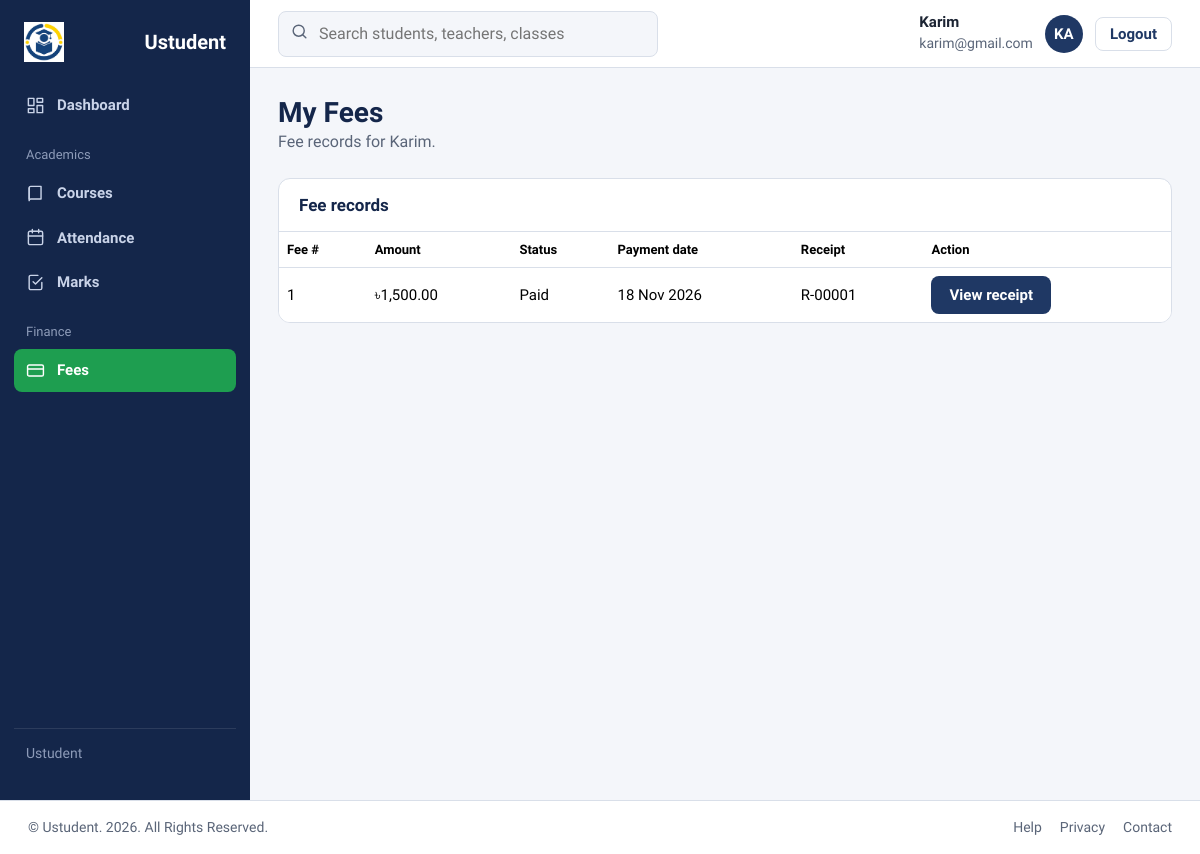
The page /student/student_fees.php (signed in) on the database as committed earlier.
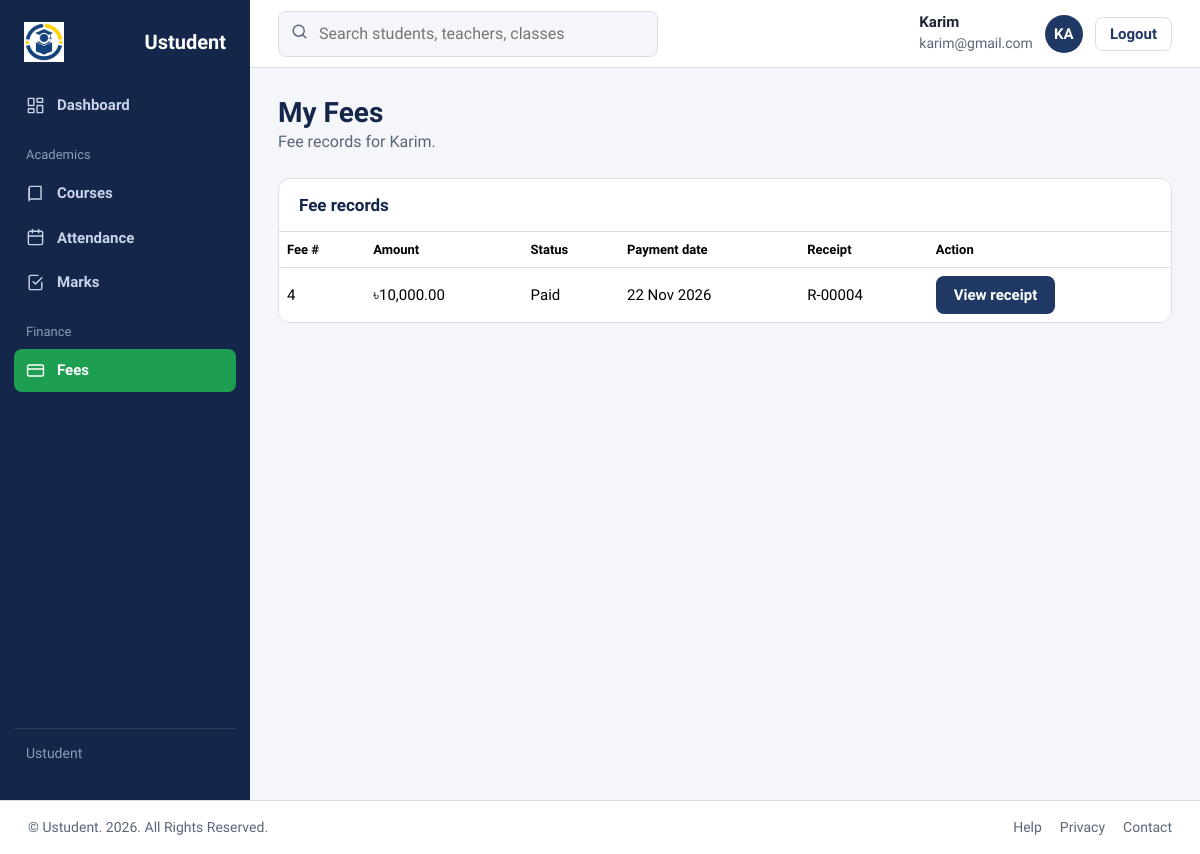
The same page on the database as committed later.
### tables this page shows
CREATE TABLE `fees` (
  `id` int UNSIGNED NOT NULL,
  `student_id` int UNSIGNED NOT NULL,
  `amount` decimal(10,2) NOT NULL,
  `payment_date` date DEFAULT NULL,
  `status` enum('Paid','Unpaid','Partial') NOT NULL DEFAULT 'Unpaid',
  `receipt_no` varchar(50) DEFAULT NULL,
  `created_at` timestamp NULL DEFAULT CURRENT_TIMESTAMP
);

### student/student_fees.php (the view, shortened to what this page needs)
<?php
require_once '../database/dbconfig.php';
function student_fees_h($value)
{
    return htmlspecialchars((string)$value, ENT_QUOTES, 'UTF-8');
}
function student_fees_rows($conn, $sql, $types = '', $params = [])
{
    $statement = $conn->prepare($sql);
    if ($types !== '' && !$statement->bind_param($types, ...$params)) {
        error_log('Student fees: could not bind database query parameters.');
        throw new RuntimeException('Fee information is temporarily unavailable.');
    }
    if (!$statement->execute()) {
        error_log('Student fees: database query failed.');
        throw new RuntimeException('Fee information is temporarily unavailable.');
    }
    $result = $statement->get_result();
    return $result->fetch_all(MYSQLI_ASSOC);
}
$student = null;
$fees = [];
$pageError = '';
if (!$conn) {
    $pageError = 'Fee information is temporarily unavailable.';
} else {
    try {
        $studentRows = student_fees_rows(
            $conn,
            'SELECT id, name FROM students WHERE user_id = ? LIMIT 1',
            'i',
            [(int)$_SESSION['id']]
        );
        $student = $studentRows ? $studentRows[0] : null;
    } catch (RuntimeException $error) {
        $pageError = $error->getMessage();
    }
}
$receiptValue = $_GET['receipt'] ?? '';
$receiptId = is_scalar($receiptValue) && ctype_digit((string)$receiptValue) ? (int)$receiptValue : 0;
$receiptRecord = null;
if ($student && $pageError === '' && $receiptId === 0) {
    try {
        $fees = student_fees_rows(
            $conn,
            'SELECT id, amount, payment_date, status, receipt_no FROM fees WHERE student_id = ? ORDER BY id DESC',
            'i',
            [(int)$student['id']]
        );
    } catch (RuntimeException $error) {
        $pageError = $error->getMessage();
    }
}
?>
<!DOCTYPE html>
<html lang="en">
<head>
<link href="https://cdn.jsdelivr.net/npm/bootstrap@5.3.3/dist/css/bootstrap.min.css" rel="stylesheet">
<link rel="stylesheet" href="../assets/css/admin_dashboard.css">
<link rel="stylesheet" href="../assets/css/academic_common.css">
</head>
<body class="<?php echo $receiptRecord ? 'printing-receipt' : ''; ?>">
<div class="app">
  <?php include '../includes/sidebar_student.php'; ?>
  <div class="main">
    <?php include '../includes/topbar.php'; ?>
    <main class="content">
      <div class="head">
        <div>
          <h1>My Fees</h1>
          <p><?php echo $student ? 'Fee records for ' . student_fees_h($student['name']) . '.' : 'View your fee records and payment status.'; ?></p>
        </div>
      </div>
      <?php if ($pageError !== ''): ?>
        <div class="alert alert-danger" role="alert"><?php echo student_fees_h($pageError); ?></div>
      <?php elseif (!$student): ?>
        <div class="alert alert-warning">Your student profile has not been created yet. Please ask the administrator to complete your profile.</div>
      <?php else: ?>
        <section class="card">
          <h2>Fee records</h2>
          <div class="table-wrap">
            <table class="table align-middle mb-0">
              <thead><tr><th>Fee #</th><th>Amount</th><th>Status</th><th>Payment date</th><th>Receipt</th><th>Action</th></tr></thead>
              <tbody>
              <?php foreach ($fees as $fee): ?>
                <tr>
                  <td><?php echo (int)$fee['id']; ?></td>
                  <td>৳<?php echo number_format((float)$fee['amount'], 2); ?></td>
                  <td><?php echo student_fees_h($fee['status']); ?></td>
                  <td><?php echo $fee['payment_date'] ? student_fees_h(date('d M Y', strtotime($fee['payment_date']))) : '—'; ?></td>
                  <td><?php echo $fee['receipt_no'] ? student_fees_h($fee['receipt_no']) : '—'; ?></td>
                  <td>
                    <?php if ($fee['status'] === 'Unpaid'): ?>
                      <form method="post" action="student_fees.php">
                        <input type="hidden" name="fee_id" value="<?php echo (int)$fee['id']; ?>">
                        <input type="hidden" name="csrf_token" value="<?php echo student_fees_h($_SESSION['student_fees_csrf_token']); ?>">
                        <button class="btn btn-sm" type="submit" name="pay_fee" value="1">Pay now</button>
                      </form>
                    <?php elseif ($fee['status'] === 'Paid' && $fee['receipt_no']): ?>
                      <a class="btn btn-sm" href="student_fees.php?receipt=<?php echo (int)$fee['id']; ?>">View receipt</a>
                    <?php else: ?>
                      <span class="text-muted">—</span>
                    <?php endif; ?>
                  </td>
                </tr>
              <?php endforeach; ?>
              </tbody>
            </table>
          </div>
        </section>
      <?php endif; ?>
    </main>
  </div>
</div>
<?php include '../includes/footer.php'; ?>
</body>
</html>

Rows that differ between the two databases and show on the page:
removed fees: id "1", amount "1,500.00", status "Paid", payment_date "18 Nov 2026", receipt_no "R-00001"
added fees: id "4", amount "10,000.00", status "Paid", payment_date "22 Nov 2026", receipt_no "R-00004"
